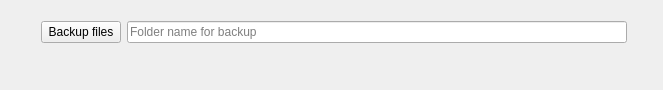
            <widget class="QWidget" name="page_14">
             <property name="geometry">
              <rect>
               <x>0</x>
               <y>0</y>
               <width>663</width>
               <height>90</height>
              </rect>
             </property>
             <attribute name="label">
              <string>Backup files</string>
             </attribute>
             <layout class="QGridLayout" name="gridLayout_22">
              <item row="0" column="0">
               <layout class="QVBoxLayout" name="verticalLayout_27">
                <property name="leftMargin">
                 <number>10</number>
                </property>
                <property name="topMargin">
                 <number>10</number>
                </property>
                <property name="rightMargin">
                 <number>10</number>
                </property>
                <property name="bottomMargin">
                 <number>10</number>
                </property>
                <item>
                 <layout class="QHBoxLayout" name="horizontalLayout_32">
                  <property name="leftMargin">
                   <number>20</number>
                  </property>
                  <item>
                   <widget class="QPushButton" name="customBackupBut">
                    <property name="maximumSize">
                     <size>
                      <width>200</width>
                      <height>16777215</height>
                     </size>
                    </property>
                    <property name="baseSize">
                     <size>
                      <width>0</width>
                      <height>0</height>
                     </size>
                    </property>
                    <property name="layoutDirection">
                     <enum>Qt::LeftToRight</enum>
                    </property>
                    <property name="text">
                     <string>Backup files</string>
                    </property>
                    <property name="autoExclusive">
                     <bool>true</bool>
                    </property>
                   </widget>
                  </item>
                  <item>
                   <widget class="QLineEdit" name="customBackupInput">
                    <property name="minimumSize">
                     <size>
                      <width>500</width>
                      <height>0</height>
                     </size>
                    </property>
                    <property name="text">
                     <string/>
                    </property>
                    <property name="placeholderText">
                     <string>Folder name for backup </string>
                    </property>
                   </widget>
                  </item>
                  <item>
                   <spacer name="horizontalSpacer_6">
                    <property name="orientation">
                     <enum>Qt::Horizontal</enum>
                    </property>
                    <property name="sizeHint" stdset="0">
                     <size>
                      <width>40</width>
                      <height>20</height>
                     </size>
                    </property>
                   </spacer>
                  </item>
                 </layout>
                </item>
                <item>
                 <widget class="QLabel" name="customBackupLab">
                  <property name="font">
                   <font>
                    <italic>true</italic>
                   </font>
                  </property>
                  <property name="text">
                   <string/>
                  </property>
                 </widget>
                </item>
                <item>
                 <spacer name="verticalSpacer_2">
                  <property name="orientation">
                   <enum>Qt::Vertical</enum>
                  </property>
                  <property name="sizeHint" stdset="0">
                   <size>
                    <width>20</width>
                    <height>40</height>
                   </size>
                  </property>
                 </spacer>
                </item>
               </layout>
              </item>
             </layout>
            </widget>
